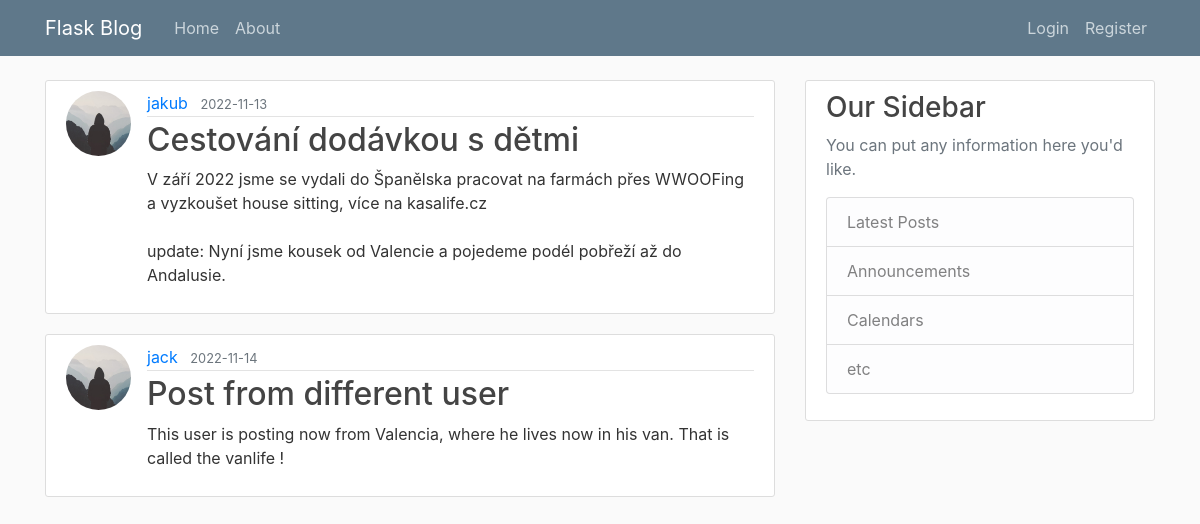
Page /home on the earlier database version.
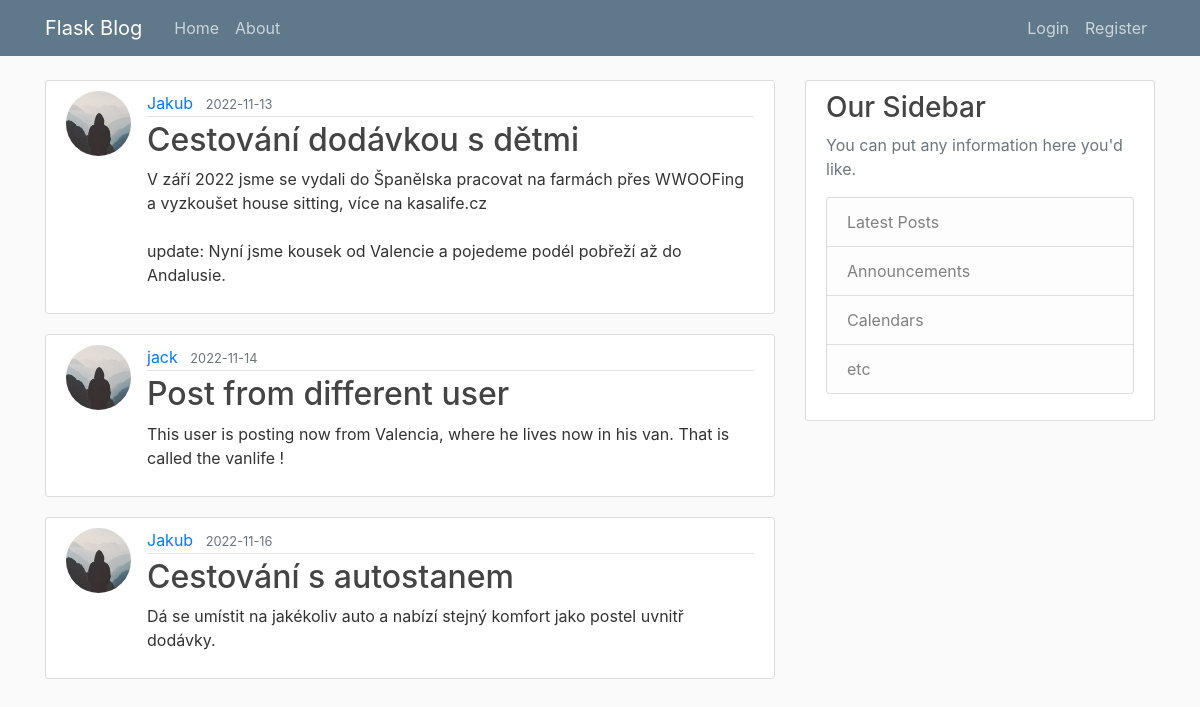
Same page on the later database version.
### travelblog/models.py (models this page shows, shortened)
class Post(db.Model):
    id = db.Column(db.Integer, primary_key=True)
    title = db.Column(db.String(100), nullable = False)
    date_posted = db.Column(db.DateTime, nullable = False, default = datetime.utcnow)
    content = db.Column(db.Text, nullable = False)
    user_id = db.Column(db.Integer, db.ForeignKey('user.id'), nullable = False)

class User(db.Model, UserMixin):
    id = db.Column(db.Integer, primary_key=True)
    username = db.Column(db.String(20), unique=True, nullable = False)
    email = db.Column(db.String(120), unique=True, nullable = False)
    image_file = db.Column(db.String(20), nullable = False, default ='default.jpg')
    password = db.Column(db.String(60), nullable = False)
    posts = db.relationship('Post', backref='author', lazy=True)

### travelblog/routes.py (the view)
@app.route('/')
@app.route('/home')
def home():
    page = request.args.get('page', 1, type=int)
    posts = Post.query.paginate(page=page, per_page=3)
    return render_template ('home.html', posts = posts)

### travelblog/templates/home.html
{% extends "layout.html" %}
{% block content %}
	{% for post in posts.items %}
		<article class="media content-section">
			<img class="rounded-circle article-img" src="{{ url_for('static', filename='profile_pics/' + post.author.image_file) }}">
		  <div class="media-body">
		    <div class="article-metadata">
		      <a class="mr-2" href="#">{{ post.author.username }}</a>
		      <small class="text-muted">{{ post.date_posted.strftime('%Y-%m-%d') }}</small>
		    </div>
		    <h2><a class="article-title" href="{{ url_for('post', post_id = post.id) }}">{{ post.title }}</a></h2>
		    <p class="article-content">{{ post.content }}</p>
		  </div>
		</article>
	{% endfor%}
{% endblock content %}

### travelblog/templates/layout.html (shortened to what this page needs)
<!DOCTYPE html>
<html>
<head>
    <link rel="stylesheet" href="https://cdn.jsdelivr.net/npm/bootstrap@4.3.1/dist/css/bootstrap.min.css">
    <link rel="stylesheet" type = "text/css" href= "{{ url_for('static', filename= 'main.css') }}">
</head>
<body>
	<header class="site-header">
	  <nav class="navbar navbar-expand-md navbar-dark bg-steel fixed-top">
	    <div class="container">
	      <a class="navbar-brand mr-4" href="/">Flask Blog</a>
	      <div class="collapse navbar-collapse" id="navbarToggle">
	        <div class="navbar-nav mr-auto">
	          <a class="nav-item nav-link" href="{{ url_for ('home') }}">Home</a>
	          <a class="nav-item nav-link" href="{{ url_for ('about') }}">About</a>
	        </div>
	        <div class="navbar-nav">
	        	{% if current_user.is_authenticated %}
	        		<a class="nav-item nav-link" href="{{ url_for ('new_post') }}">New Post</a>
	        		<a class="nav-item nav-link" href="{{ url_for ('account') }}">Account</a>
	        		<a class="nav-item nav-link" href="{{ url_for ('logout') }}">Logout</a>
	        	{% else %}
	          <a class="nav-item nav-link" href="{{ url_for ('login') }}">Login</a>
	          <a class="nav-item nav-link" href="{{ url_for ('register') }}">Register</a>
	          {% endif %}
	        </div>
	      </div>
	    </div>
	  </nav>
	</header>
	<main role="main" class="container">
	  <div class="row">
	    <div class="col-md-8">
	    	{% block content %}{% endblock %}
	    </div>
	    <div class="col-md-4">
	      <div class="content-section">
	        <h3>Our Sidebar</h3>
	        <p class='text-muted'>You can put any information here you'd like.
	          <ul class="list-group">
	            <li class="list-group-item list-group-item-light">Latest Posts</li>
	            <li class="list-group-item list-group-item-light">Announcements</li>
	            <li class="list-group-item list-group-item-light">Calendars</li>
	            <li class="list-group-item list-group-item-light">etc</li>
	          </ul>
	        </p>
	      </div>
	    </div>
	  </div>
	</main>
</body>
</html>

### travelblog/static/main.css (style rules this page uses)
body { background: #fafafa; color: #333333; margin-top: 5rem; }
h1, h2, h3, h4, h5, h6 { color: #444444; }
.bg-steel { background-color: #5f788a; }
.site-header .navbar-nav .nav-link { color: #cbd5db; }
.content-section { background: #ffffff; padding: 10px 20px; border: 1px solid #dddddd; border-radius: 3px; margin-bottom: 20px; }
.article-title { color: #444444; }
.article-content { white-space: pre-line; }
.article-img { height: 65px; width: 65px; margin-right: 16px; }
.article-metadata { padding-bottom: 1px; margin-bottom: 4px; border-bottom: 1px solid #e3e3e3 }

Differences in the rows shown:
changed through a linked row, Post "Cestování dodávkou s dětmi": author.username "jakub" → "Jakub"
added Post: image_file (placeholder picture), author.username "Jakub", date_posted "2022-11-16", title "Cestování s autostanem", content "Dá se umístit na jakékoliv auto a nabízí stejný komfort jako postel uvnitř dodávky."
